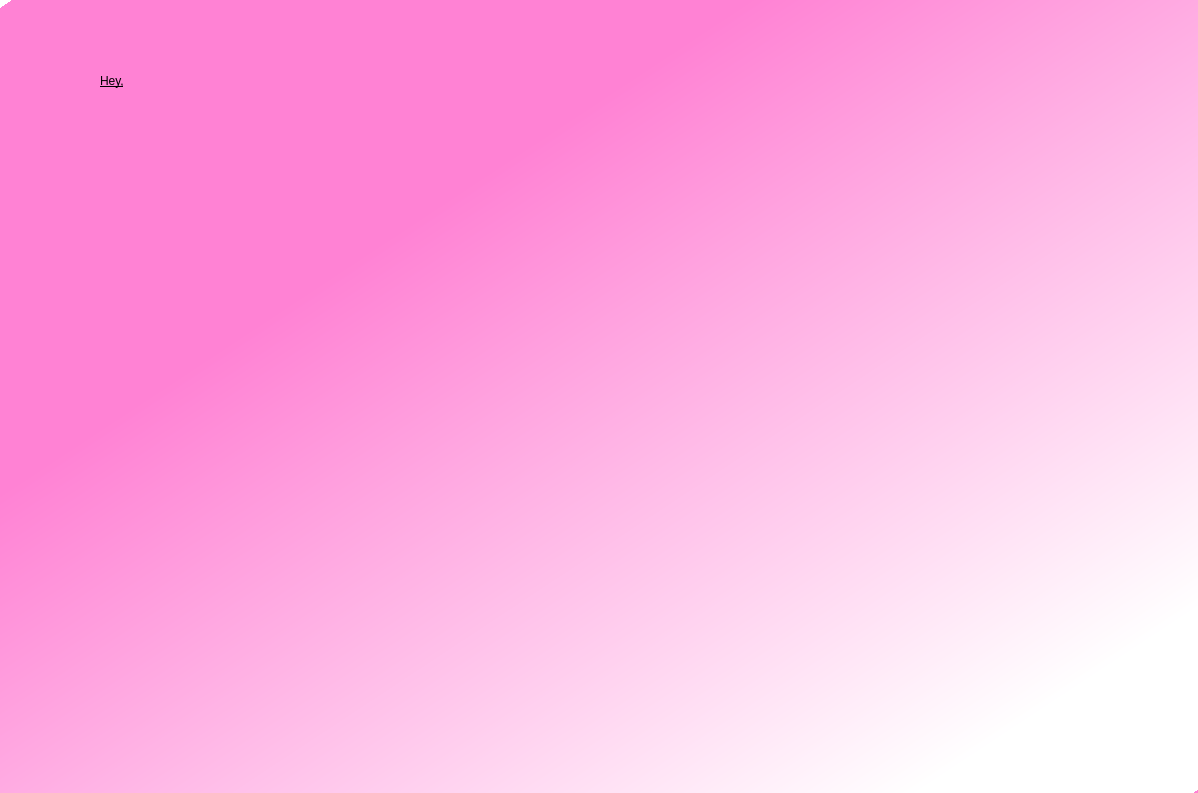
<?xml version="1.0" encoding="UTF-8"?>
<ui version="4.0">
 <class>Dialog</class>
 <widget class="QDialog" name="Dialog">
  <property name="geometry">
   <rect>
    <x>0</x>
    <y>0</y>
    <width>1198</width>
    <height>793</height>
   </rect>
  </property>
  <property name="windowTitle">
   <string>Dialog</string>
  </property>
  <widget class="QWidget" name="widget" native="true">
   <property name="geometry">
    <rect>
     <x>0</x>
     <y>0</y>
     <width>1201</width>
     <height>801</height>
    </rect>
   </property>
   <property name="styleSheet">
    <string notr="true">QWidget#widget{
background-color:qlineargradient(spread:repeat, x1:0, y1:0.011, x2:0.98005, y2:1, stop:0.308458 rgb(255, 130, 212), stop:0.885572 rgba(255, 255, 255, 255));}</string>
   </property>
   <widget class="QLabel" name="error">
    <property name="geometry">
     <rect>
      <x>390</x>
      <y>530</y>
      <width>371</width>
      <height>41</height>
     </rect>
    </property>
    <property name="styleSheet">
     <string notr="true">
font: 15pt &quot;MS Shell Dlg 2&quot;;
color:rgb(255, 0, 0)</string>
    </property>
    <property name="text">
     <string/>
    </property>
   </widget>
   <widget class="QLabel" name="welcome">
    <property name="geometry">
     <rect>
      <x>250</x>
      <y>40</y>
      <width>251</width>
      <height>81</height>
     </rect>
    </property>
    <property name="styleSheet">
     <string notr="true">font: 90 40pt &quot;Segoe Print&quot;;color:rgbrgb(0, 0, 0);
text-decoration: underline;</string>
    </property>
    <property name="text">
     <string/>
    </property>
   </widget>
   <widget class="QLabel" name="welcome_3">
    <property name="geometry">
     <rect>
      <x>100</x>
      <y>40</y>
      <width>251</width>
      <height>81</height>
     </rect>
    </property>
    <property name="styleSheet">
     <string notr="true">font: 90 40pt &quot;Segoe Print&quot;;color:rgbrgb(0, 0, 0);
text-decoration: underline;</string>
    </property>
    <property name="text">
     <string>Hey,</string>
    </property>
   </widget>
  </widget>
 </widget>
 <resources/>
 <connections/>
</ui>
